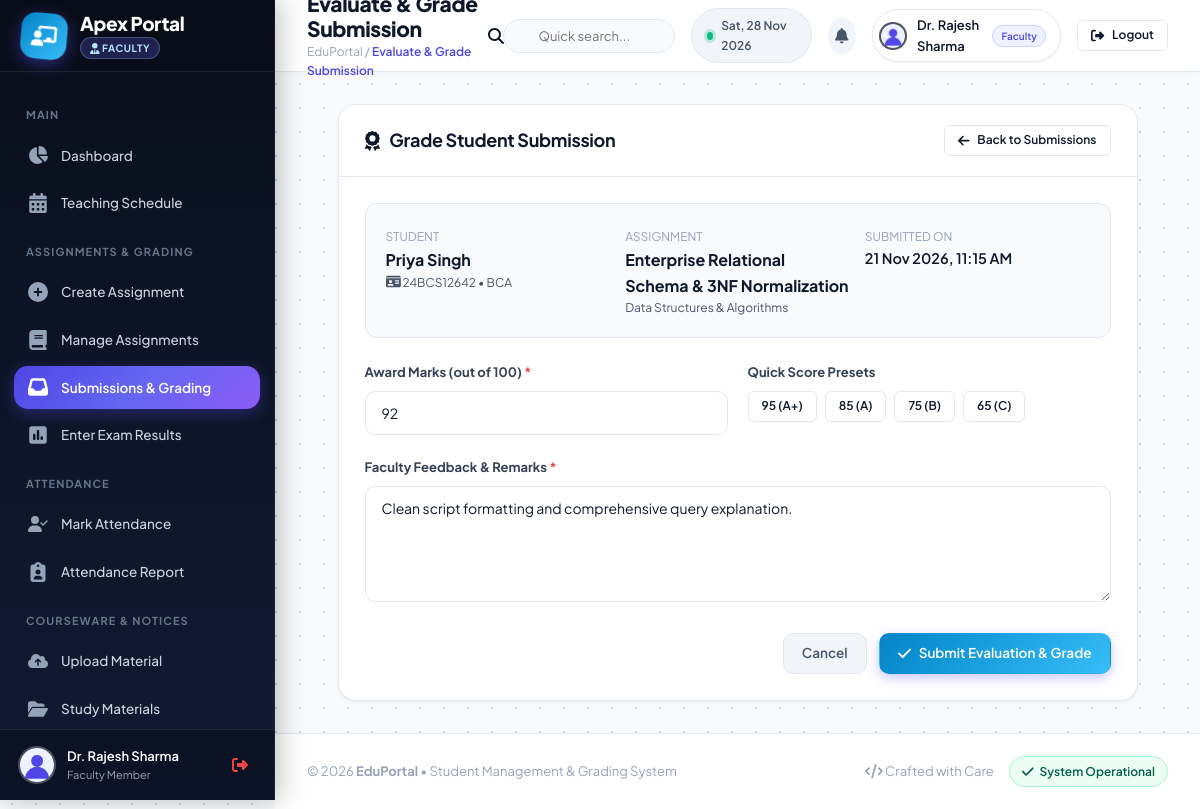
Page /faculty/grade_assignment.php?id=2 (signed in) on the committed database.
### tables this page shows
CREATE TABLE `submissions` (
  `submission_id` INT AUTO_INCREMENT PRIMARY KEY,
  `assignment_id` INT NOT NULL,
  `student_id` INT NOT NULL,
  `file_path` VARCHAR(255) NOT NULL,
  `submitted_at` TIMESTAMP DEFAULT CURRENT_TIMESTAMP,
  `marks` INT DEFAULT NULL,
  `feedback` TEXT DEFAULT NULL,
  `remarks` TEXT DEFAULT NULL,
  `status` ENUM('Submitted','Graded','Late') DEFAULT 'Submitted',
  CONSTRAINT `fk_sp_sub_asgn` FOREIGN KEY (`assignment_id`) REFERENCES `assignments` (`assignment_id`) ON DELETE CASCADE,
  CONSTRAINT `fk_sp_sub_stu` FOREIGN KEY (`student_id`) REFERENCES `students` (`student_id`) ON DELETE CASCADE
);

CREATE TABLE `users` (
  `id` INT AUTO_INCREMENT PRIMARY KEY,
  `name` VARCHAR(120) NOT NULL,
  `email` VARCHAR(120) NOT NULL UNIQUE,
  `password` VARCHAR(255) NOT NULL,
  `role` ENUM('admin', 'faculty', 'student') NOT NULL DEFAULT 'student',
  `profile_picture` VARCHAR(255) DEFAULT 'default.png',
  `phone` VARCHAR(30) DEFAULT NULL,
  `created_at` TIMESTAMP DEFAULT CURRENT_TIMESTAMP
);

CREATE TABLE `students` (
  `student_id` INT AUTO_INCREMENT PRIMARY KEY,
  `user_id` INT NOT NULL UNIQUE,
  `roll_no` VARCHAR(50) NOT NULL UNIQUE,
  `department_id` INT DEFAULT NULL,
  `course_id` INT DEFAULT NULL,
  `course` VARCHAR(100) DEFAULT 'BCA',
  `semester` INT NOT NULL DEFAULT 1,
  `admission_year` INT NOT NULL DEFAULT 2024,
  `gender` ENUM('Male','Female','Other') DEFAULT 'Male',
  `dob` DATE DEFAULT NULL,
  `address` TEXT DEFAULT NULL,
  `status` ENUM('Active','Graduated','Suspended') DEFAULT 'Active',
  `profile_picture` VARCHAR(255) DEFAULT NULL,
  `created_at` TIMESTAMP DEFAULT CURRENT_TIMESTAMP,
  CONSTRAINT `fk_sp_stu_course` FOREIGN KEY (`course_id`) REFERENCES `courses` (`course_id`) ON DELETE SET NULL,
  CONSTRAINT `fk_sp_stu_user` FOREIGN KEY (`user_id`) REFERENCES `users` (`id`) ON DELETE CASCADE
);

CREATE TABLE `assignments` (
  `assignment_id` INT AUTO_INCREMENT PRIMARY KEY,
  `subject_id` INT DEFAULT 1,
  `course_id` INT NOT NULL,
  `faculty_id` INT NOT NULL,
  `title` VARCHAR(255) NOT NULL,
  `description` TEXT NOT NULL,
  `deadline` DATE NOT NULL,
  `max_marks` INT DEFAULT 100,
  `file_path` VARCHAR(255) DEFAULT NULL,
  `created_at` TIMESTAMP DEFAULT CURRENT_TIMESTAMP
);

CREATE TABLE `subjects` (
  `subject_id` INT AUTO_INCREMENT PRIMARY KEY,
  `subject_name` VARCHAR(150) NOT NULL,
  `subject_code` VARCHAR(50) NOT NULL UNIQUE,
  `faculty_id` INT DEFAULT NULL,
  `course` VARCHAR(100) DEFAULT 'B.Tech CSE',
  `semester` INT DEFAULT 1,
  `created_at` TIMESTAMP DEFAULT CURRENT_TIMESTAMP
);

### config/db.php (called while the page is built, shortened)
<?php
$host = getenv('DB_HOST') ?: "127.0.0.1";
$user = getenv('DB_USER') ?: "root";
$password = getenv('DB_PASSWORD') !== false ? getenv('DB_PASSWORD') : "";
$database = getenv('DB_NAME') ?: "student_portal";
$port = getenv('DB_PORT') ? (int)getenv('DB_PORT') : 3306;
try {
    $con = @mysqli_connect($host, $user, $password, $database, $port);
} catch (Throwable $e) {
    $con = false;
}
mysqli_set_charset($con, "utf8mb4");
if ($con) {
    static $schema_checked = false;
    if (!$schema_checked) {
if (!function_exists('safe_num_rows')) {
    function safe_num_rows($result) {
        if ($result && is_object($result)) {
            return mysqli_num_rows($result);
        }
        return 0;
    }
}
    }
}
if (!function_exists('get_subject_col')) {
    function get_subject_col($con) {
        static $resolved_col = null;
        $res = @mysqli_query($con, "SHOW COLUMNS FROM `subjects` LIKE 'suject_name'");
        if ($res && safe_num_rows($res) > 0) {
            $resolved_col = 'suject_name';
        } else {
            $resolved_col = 'subject_name';
        }
        return $resolved_col;
    }
}
if (!function_exists('safe_fetch_assoc')) {
    function safe_fetch_assoc($result) {
        if ($result && is_object($result) && mysqli_num_rows($result) > 0) {
            return mysqli_fetch_assoc($result);
        }
        return [];
    }
}
?>

### faculty/grade_assignment.php (the view, shortened to what this page needs)
<?php
include("../config/db.php");
$submission_id = (int)$_GET['id'];
$subj_col = get_subject_col($con);
$query = mysqli_query($con, "
    SELECT s.*, u.name AS student_name, u.email, st.roll_no, st.course,
           a.title AS assignment_title, a.description AS assignment_desc,
           sub.`$subj_col` AS subject_name, sub.subject_id
    FROM submissions s
    JOIN students st ON s.student_id = st.student_id
    JOIN users u ON st.user_id = u.id
    JOIN assignments a ON s.assignment_id = a.assignment_id
    LEFT JOIN subjects sub ON a.subject_id = sub.subject_id
    WHERE s.submission_id='$submission_id'
    LIMIT 1
");
$data = ($query && safe_num_rows($query) > 0) ? safe_fetch_assoc($query) : [];
include("../includes/header.php");
include("../includes/sidebar_faculty.php");
include("../includes/navbar.php");
?>
<div class="card" style="max-width: 800px; margin: 0 auto;">
    <div class="card-header">
        <h3><i class="fa-solid fa-award"></i> Grade Student Submission</h3>
        <a href="view_submissions.php" class="btn btn-outline btn-sm">
            <i class="fa-solid fa-arrow-left"></i> Back to Submissions
        </a>
    </div>
    <div class="card-body">
        <div style="background:#f8fafc; border:1px solid #e2e8f0; border-radius:12px; padding:20px; margin-bottom:24px;">
            <div style="display:grid; grid-template-columns:repeat(auto-fit, minmax(200px, 1fr)); gap:15px;">
                <div>
                    <span style="font-size:12px; color:var(--text-muted); text-transform:uppercase;">Student</span>
                    <div style="font-weight:700; font-size:16px; color:var(--text-primary);"><?php echo htmlspecialchars($data['student_name']); ?></div>
                    <div style="font-size:12px; color:var(--text-secondary);"><i class="fa-solid fa-id-card"></i> <?php echo htmlspecialchars($data['roll_no']); ?> &bull; <?php echo htmlspecialchars($data['course']); ?></div>
                </div>
                <div>
                    <span style="font-size:12px; color:var(--text-muted); text-transform:uppercase;">Assignment</span>
                    <div style="font-weight:700; font-size:16px; color:var(--text-primary);"><?php echo htmlspecialchars($data['assignment_title']); ?></div>
                    <div style="font-size:12px; color:var(--text-secondary);"><?php echo htmlspecialchars($data['subject_name'] ?? 'General'); ?></div>
                </div>
                <div>
                    <span style="font-size:12px; color:var(--text-muted); text-transform:uppercase;">Submitted On</span>
                    <div style="font-weight:600; color:var(--text-primary);"><?php echo date('d M Y, h:i A', strtotime($data['submitted_at'])); ?></div>
                </div>
            </div>
        </div>
        <form method="POST">
            <div class="form-row">
                <div class="form-group">
                    <label class="form-label">Award Marks (out of 100) <span class="required">*</span></label>
                    <input type="number" name="marks" class="form-control" min="0" max="100" placeholder="e.g. 85" required value="<?php echo isset($data['marks']) ? htmlspecialchars($data['marks']) : ''; ?>">
                </div>
                <div class="form-group">
                    <label class="form-label">Quick Score Presets</label>
                    <div style="display:flex; gap:8px; margin-top:5px;">
                        <button type="button" class="btn btn-outline btn-sm" onclick="document.querySelector('input[name=marks]').value=95;">95 (A+)</button>
                        <button type="button" class="btn btn-outline btn-sm" onclick="document.querySelector('input[name=marks]').value=85;">85 (A)</button>
                        <button type="button" class="btn btn-outline btn-sm" onclick="document.querySelector('input[name=marks]').value=75;">75 (B)</button>
                        <button type="button" class="btn btn-outline btn-sm" onclick="document.querySelector('input[name=marks]').value=65;">65 (C)</button>
                    </div>
                </div>
            </div>
            <div class="form-group">
                <label class="form-label">Faculty Feedback & Remarks <span class="required">*</span></label>
                <textarea name="remarks" class="form-control" rows="5" placeholder="Provide constructive feedback, praise strengths, and note areas of improvement..." required><?php echo isset($data['remarks']) ? htmlspecialchars($data['remarks']) : 'Well done. Keep up the good work!'; ?></textarea>
            </div>
            <div style="display:flex; justify-content:flex-end; gap:12px; margin-top:25px;">
                <a href="view_submissions.php" class="btn btn-secondary">Cancel</a>
                <button type="submit" name="save_grade" class="btn btn-primary" style="background: linear-gradient(135deg, #0284c7 0%, #38bdf8 100%);">
                    <i class="fa-solid fa-check"></i> Submit Evaluation & Grade
                </button>
            </div>
        </form>
    </div>
</div>
<?php include("../includes/footer.php"); ?>

### rows in the picture
submissions: users.name "Priya Singh", student.roll_no "24BCS12642", student.course "BCA", assignment.title "Enterprise Relational Schema & 3NF Normalization", subjects.subject_name "Data Structures & Algorithms", submitted_at "21 Nov 2026, 11:15 AM", marks "92", remarks "Clean script formatting and comprehensive query explanation."

### other values in the picture
$faculty_name "Dr. Rajesh Sharma"
$header_title "Evaluate & Grade Submission"
$user_name "Dr. Rajesh Sharma"
$user_role_label "Faculty"
